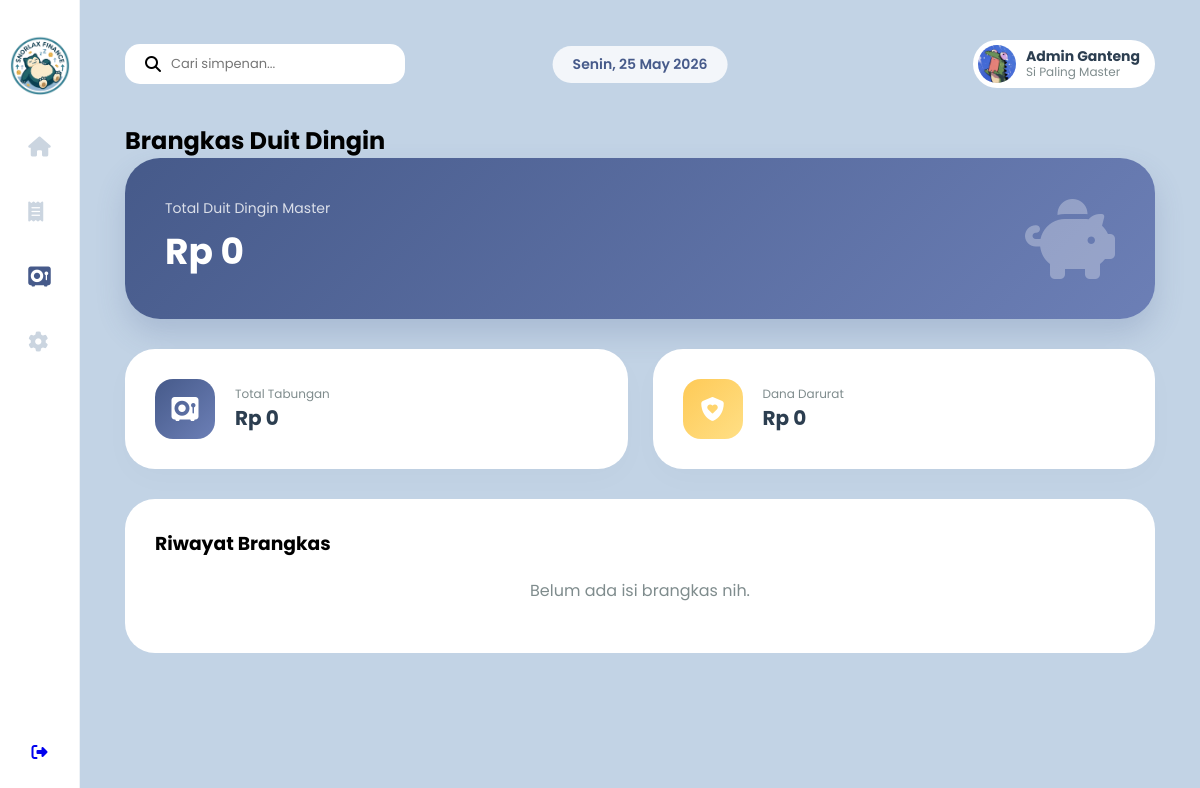
/fitur/vault.php (signed in), run on the app's committed database.
### tables this page shows
CREATE TABLE `dompet` (
  `id` int NOT NULL,
  `user_id` int DEFAULT NULL,
  `tabungan` decimal(15,2) DEFAULT '0.00',
  `pengeluaran` decimal(15,2) DEFAULT '0.00',
  `pemasukan` decimal(15,2) DEFAULT '0.00',
  `dana_darurat` decimal(15,2) DEFAULT '0.00'
);

### config/koneksi.php (called while the page is built, shortened)
<?php
function formatRupiah(int $angka)
{
    return "Rp " . number_format($angka, 0, ',', '.');
}

### fitur/vault.php (the view, shortened to what this page needs)
<?php
require_once "../config/koneksi.php";
$user_id = $_SESSION['user_id'];
$q_dompet = mysqli_query($conn, "SELECT tabungan, dana_darurat FROM dompet WHERE user_id = '$user_id'");
$d = mysqli_fetch_assoc($q_dompet);
$total_tabungan = $d['tabungan'] ?? 0;
$total_darurat  = $d['dana_darurat'] ?? 0;
$total_duit_dingin = $total_tabungan + $total_darurat;
$q_trx = mysqli_query($conn, "SELECT * FROM transaksi
    WHERE user_id = '$user_id'
    AND tipe IN ('tabungan', 'dana_darurat')
    ORDER BY tanggal DESC");
$daftar_hari = ['Sunday' => 'Minggu', 'Monday' => 'Senin', 'Tuesday' => 'Selasa', 'Wednesday' => 'Rabu', 'Thursday' => 'Kamis', 'Friday' => 'Jumat', 'Saturday' => 'Sabtu'];
$tanggal_sekarang = $daftar_hari[date('l')] . ", " . date('d M Y');
?>
<!DOCTYPE html>
<html lang="en">
<head>
    <link rel="stylesheet" href="../css/dashboard.css">
    <link rel="stylesheet" href="https://cdnjs.cloudflare.com/ajax/libs/font-awesome/6.5.0/css/all.min.css">
</head>
<body>
    <div class="app-container">
        <aside class="sidebar">
            <div class="logo"><img src="../assets/img/logo.png" alt="Logo"></div>
            <nav class="menu">
                <a href="../auth/dashboard.php"><i class="fa-solid fa-house"></i></a>
                <a href="riwayat.php"><i class="fa-solid fa-receipt"></i></a>
                <a href="vault.php" class="active"><i class="fa-solid fa-vault"></i></a>
                <a href="setting.php"><i class="fa-solid fa-gear"></i></a>
            </nav>
            <div class="sidebar-bottom"><a href="../auth/logout.php"><i class="fa-solid fa-right-from-bracket"></i></a></div>
        </aside>
        <main class="main-content">
            <header class="topbar">
                <div class="search-box">
                    <i class="fa-solid fa-magnifying-glass"></i>
                    <input type="text" placeholder="Cari simpenan...">
                </div>
                <div class="date-center"><span><?php echo $tanggal_sekarang; ?></span></div>
                <div class="topbar-right">
                    <div class="user-profile">
                        <img src="../assets/img/profile.jpg" alt="Avatar">
                        <div class="user-info">
                            <strong><?php echo $_SESSION['username']; ?></strong>
                            <small>Si Paling Master</small>
                        </div>
                    </div>
                </div>
            </header>
            <h2 class="page-title">Brangkas Duit Dingin</h2>
            <div class="vault-hero">
                <div class="vault-total">
                    <p>Total Duit Dingin Master</p>
                    <h1><?php echo formatRupiah($total_duit_dingin); ?></h1>
                </div>
                <div class="vault-img">
                    <i class="fa-solid fa-piggy-bank" style="font-size: 80px; opacity: 0.3;"></i>
                </div>
            </div>
            <div class="vault-grid">
                <div class="v-card">
                    <div class="v-icon blue-bg"><i class="fa-solid fa-vault"></i></div>
                    <div class="v-info">
                        <p>Total Tabungan</p>
                        <h2><?php echo formatRupiah($total_tabungan); ?></h2>
                    </div>
                </div>
                <div class="v-card">
                    <div class="v-icon yellow-bg"><i class="fa-solid fa-shield-heart"></i></div>
                    <div class="v-info">
                        <p>Dana Darurat</p>
                        <h2><?php echo formatRupiah($total_darurat); ?></h2>
                    </div>
                </div>
            </div>
            <div class="notifications-section">
                <div class="notif-header">
                    <h3>Riwayat Brangkas</h3>
                </div>
                <div class="notif-list">
                    <?php if (mysqli_num_rows($q_trx) > 0): ?>
                        <?php while ($row = mysqli_fetch_assoc($q_trx)): ?>
                            <div class="notif-item">
                                <div class="notif">
                                    <div class="notif-icon <?php echo ($row['tipe'] == 'tabungan') ? 'blue' : 'yellow'; ?>">
                                        <i class="fa-solid <?php echo ($row['tipe'] == 'tabungan') ? 'fa-vault' : 'fa-shield-heart'; ?>"></i>
                                    </div>
                                    <div class="notif-text">
                                        <strong><?php echo $row['judul']; ?></strong>
                                        <small><?php echo formatRupiah($row['nominal']); ?> • <?php echo date('d M Y', strtotime($row['tanggal'])); ?></small>
                                    </div>
                                </div>
                            </div>
                        <?php endwhile; ?>
                    <?php else: ?>
                        <p style="text-align:center; padding:20px; color:var(--text-gray);">Belum ada isi brangkas nih.</p>
                    <?php endif; ?>
                </div>
            </div>
        </main>
    </div>
</body>
</html>

### css/dashboard.css (style rules this page uses)
:root { --primary-blue: #465a8a; --bg-main: #c2d3e5; --white: #ffffff; --text-dark: #2c3e50; --text-gray: #7f8c8d; --grad-biru: linear-gradient(135deg, #465a8a 0%, #6c7fb6 100%); }
* { margin: 0; padding: 0; box-sizing: border-box; font-family: "Poppins", sans-serif; }
body { display: flex; justify-content: center; align-items: center; height: 100vh; background: var(--bg-main); }
.app-container { width: 100%; height: 100%; display: flex; overflow: hidden; }
.sidebar { width: 80px; background: var(--white); display: flex; flex-direction: column; align-items: center; padding: 35px 0; border-right: 1px solid #eef2f6; }
.sidebar .logo img { width: 60px; height: 60px; object-fit: contain; }
.menu { flex-grow: 1; display: flex; flex-direction: column; gap: 35px; margin-top: 30px; }
.menu a { color: #cbd5e0; font-size: 20px; text-decoration: none; }
.menu a.active, .menu a:hover { color: var(--primary-blue); }
.main-content { flex-grow: 1; padding: 30px 45px; overflow-y: auto; scrollbar-width: none; position: relative; }
.topbar { display: flex; justify-content: space-between; align-items: center; margin-bottom: 25px; position: sticky; top: 0; z-index: 50; background: var(--bg-main); padding: 10px 0; }
.topbar-right { display: flex; align-items: center; gap: 20px; }
.date-center { position: absolute; left: 50%; transform: translateX(-50%); background: rgba(255, 255, 255, 0.8); padding: 8px 20px; border-radius: 20px; font-weight: 600; font-size: 14px; color: var(--primary-blue); }
.search-box { background: var(--white); padding: 10px 20px; border-radius: 15px; width: 280px; display: flex; align-items: center; gap: 10px; }
.search-box input { border: none; outline: none; width: 100%; font-size: 13px; }
.user-profile { display: flex; align-items: center; gap: 10px; background: var(--white); padding: 5px 15px 5px 5px; border-radius: 35px; }
.user-profile img { width: 38px; height: 38px; border-radius: 50%; }
.user-info { display: flex; flex-direction: column; line-height: 1.2; }
.user-info strong { font-size: 14px; color: var(--text-dark); display: block; }
.user-info small { font-size: 12px; color: var(--text-gray); display: block; }
.notifications-section { background: var(--white); flex: 1; border-radius: 30px; padding: 30px; min-width: 320px; }
.vault-hero { background: var(--grad-biru); color: white; padding: 40px; border-radius: 35px; margin-bottom: 30px; display: flex; justify-content: space-between; align-items: center; box-shadow: 0 15px 30px rgba(70, 90, 138, 0.2); }
.vault-total h1 { font-size: 36px; margin-top: 5px; }
.vault-total p { opacity: 0.8; font-size: 14px; }
.vault-grid { display: grid; grid-template-columns: 1fr 1fr; gap: 25px; margin-bottom: 30px; }
.v-card { background: white; padding: 30px; border-radius: 30px; display: flex; align-items: center; gap: 20px; box-shadow: 0 10px 30px rgba(0, 0, 0, 0.02); }
.v-icon { width: 60px; height: 60px; border-radius: 18px; display: flex; align-items: center; justify-content: center; font-size: 24px; color: white; }
.v-info h2 { font-size: 20px; color: var(--text-dark); }
.v-info p { color: var(--text-gray); font-size: 12px; }
.blue-bg { background: var(--grad-biru); }
.yellow-bg { background: linear-gradient(135deg, #feca57 0%, #ffdf85 100%); }

### data on the page
dompet: formatRupiah($total_duit_dingin) "Rp 0", tabungan "Rp 0", dana_darurat "Rp 0"

### other printed values
$_SESSION['username'] "Admin Ganteng"
